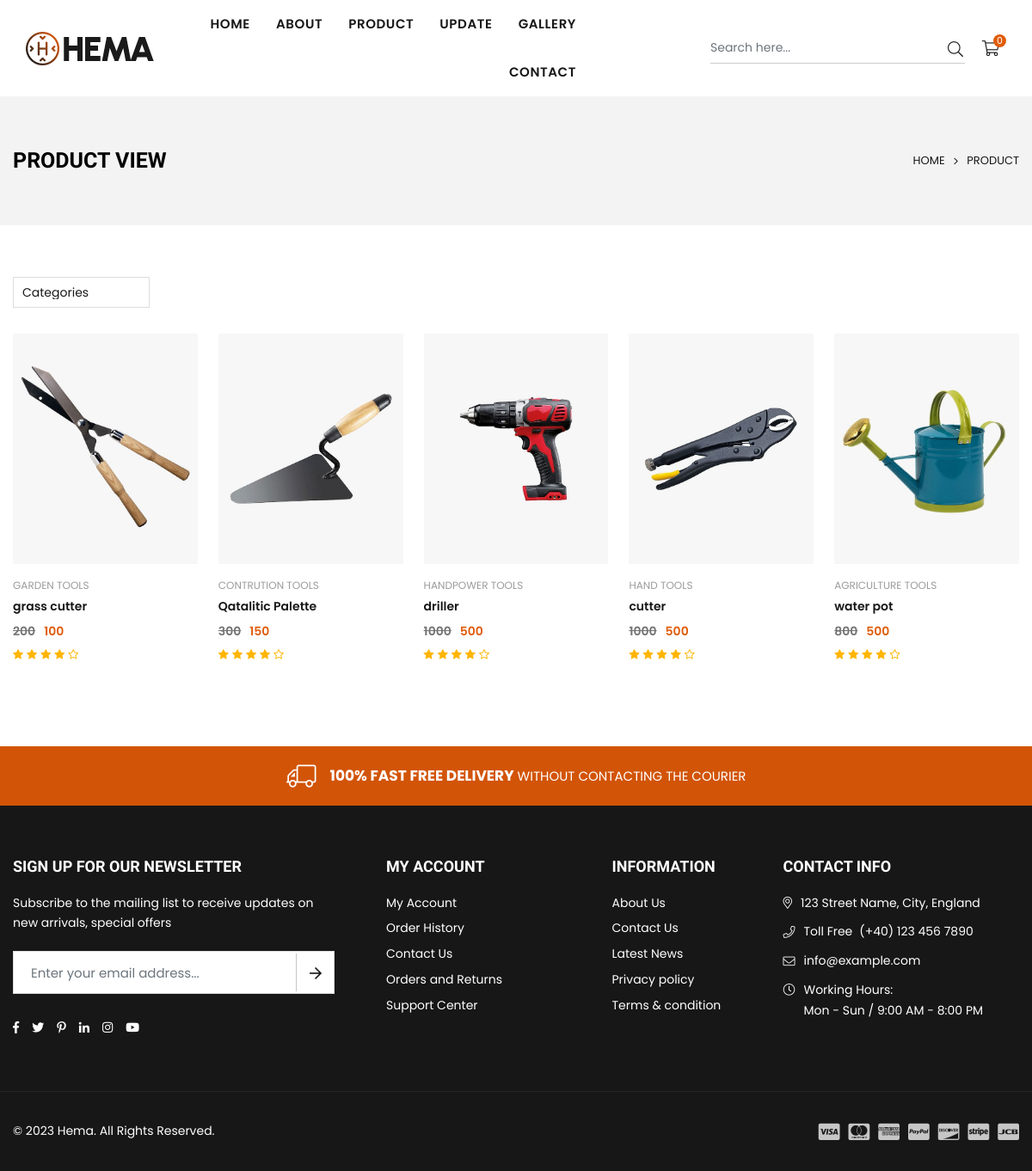
/product, run on the app's committed database.
### web/models.py (models this page shows, shortened)
class Product(models.Model):
    category = models.ForeignKey(Category, on_delete=models.CASCADE)
    product_name=models.CharField(max_length=40)
    product_image=models.ImageField()
    product_price=models.CharField(max_length=30)
    product_del_price=models.CharField(max_length=30)
    product_description=models.TextField()

class Category(models.Model):
    category_image=models.ImageField()
    category_title=models.CharField(max_length=30)
    category_product_no=models.CharField(max_length=30)
    def __str__(self):
        return self.category_title

### web/views.py (the view)
# urls.py: path("product",views.product,name="product"),
def product(request):
    category_id = request.GET.get('category')
    search_query = request.GET.get('search')
    products = Product.objects.all()
    if category_id:
        products = products.filter(category_id=category_id)
    if search_query:
        products = products.filter(
            Q(product_name__icontains=search_query) |
            Q(product_description__icontains=search_query)
        )
    categories = Category.objects.all()
    context = {
        "is_product": True,
        'products': products,
        'categories': categories,
    }
    return render(request, "web/product.html", context)

### templates/web/product.html (shortened to what this page needs)
{% extends "web/partials/base.html" %}
{% load static %}
{% block content %}
        <div class="page-wrapper">
            <div id="page-content">
                <div class="page-header text-center">
                    <div class="container">
                        <div class="row">
                            <div class="col-12 col-sm-12 col-md-12 col-lg-12 d-flex justify-content-between align-items-center">
                                <div class="page-title"><h1>Product View</h1></div>
                                <div class="breadcrumbs"><a href="{% url "web:index" %}" title="Back to the home page">Home</a><span class="title"><i class="icon anm anm-angle-right-l"></i>Product</span></div>
                            </div>
                        </div>
                    </div>
                </div>
                <div class="container">
                    <div class="toolbar toolbar-wrapper shop-toolbar">
                        <div class="row align-items-center">
                            <div class="col-8 col-sm-6 col-md-4 col-lg-4 text-right filters-toolbar-item order-2 order-sm-2">
                                <div class="filters-item d-flex align-items-center">
                                    <form id="filterForm" method="GET" action="{% url 'web:product' %}" >
                                        <select name="category" id="SortBy" class="filters-toolbar-sort">
                                            <option value="" selected="selected">Categories</option>
                                        </select>
                                    </form>
                                </div>
                            </div>
                        </div>
                    </div>
                    <div class="row">
                        <div class="col-12 col-sm-12 col-md-12 col-lg-12 main-col">
                            <div class="grid-products grid-view-items">
                                <div class="row col-row product-options row-cols-xl-5 row-cols-lg-4 row-cols-md-3 row-cols-sm-3 row-cols-2">
                                     {% for product in products %}
                                     <div class="item col-item " href="{% url 'web:product-detail'  product.id %}">
                                        <div class="product-box">
                                            <div class="product-image">
                                                <a href="{% url 'web:product-detail'  product.id %}" class="product-img"><img class="blur-up lazyload" src="{{product.product_image.url}}" data-src="{{product.product_image.url}}" alt="Product" title="Product" width="625" height="781" /></a>
                                            </div>
                                            <div class="product-details text-left">
                                                <div class="product-vendor">{{product.category}}</div>
                                                <div class="product-name">
                                                    <a  href="{% url 'web:product-detail'  product.id %}">{{product.product_name}}</a>
                                                </div>
                                                <div class="product-price">
                                                    <span class="price old-price">{{product.product_del_price}}</span><span class="price">{{product.product_price}}</span>
                                                </div>
                                                <div class="product-review">
                                                    <i class="icon anm anm-star"></i><i class="icon anm anm-star"></i><i class="icon anm anm-star"></i><i class="icon anm anm-star"></i><i class="icon anm anm-star-o"></i>
                                                </div>
                                            </div>
                                        </div>
                                    </div>
                                    {% endfor %}
                                </div>
                            </div>
                        </div>
                    </div>
                </div>
            </div>
{% endblock content %}

### static/web/css/custom.css (style rules this page uses)
.product-box { margin-bottom: 100px; }

### static/web/css/responsive.css (style rules this page uses)
@media only screen and (min-width: 992px) { #page-content { min-height:400px; } }

### data on the page
Product: product_image (picture), category "GARDEN TOOLS", product_name "grass cutter", product_del_price "200", product_price "100"
Product: product_image (picture), category "CONTRUTION TOOLS", product_name "Qatalitic Palette", product_del_price "300", product_price "150"
Product: product_image (picture), category "HANDPOWER TOOLS", product_name "driller", product_del_price "1000", product_price "500"
Product: product_image (picture), category "HAND TOOLS", product_name "cutter", product_del_price "1000", product_price "500"
Product: product_image (picture), category "AGRICULTURE TOOLS", product_name "water pot", product_del_price "800", product_price "500"

### other printed values
{{ request.session.cart|length }} "0"
